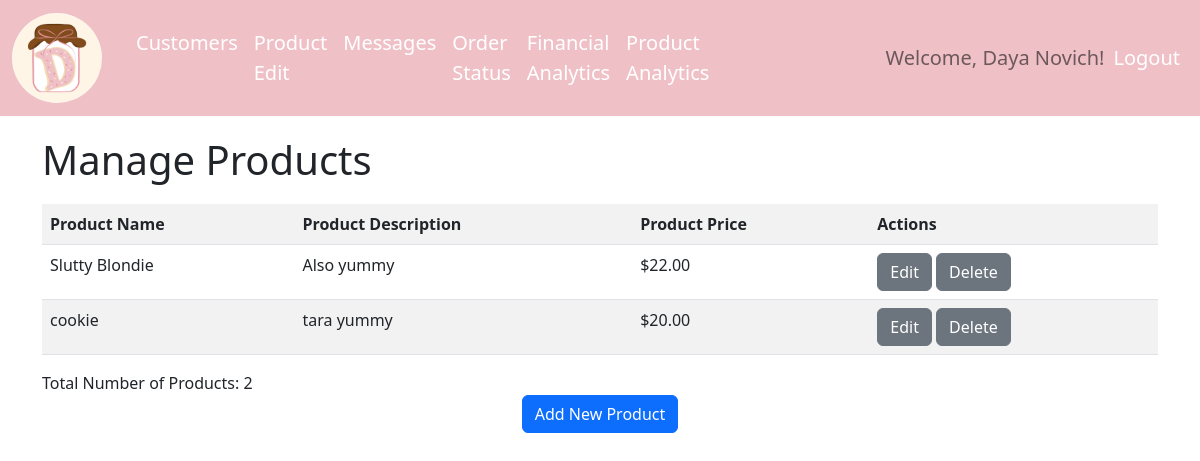
Page /product/edit (signed in) on the earlier database version.
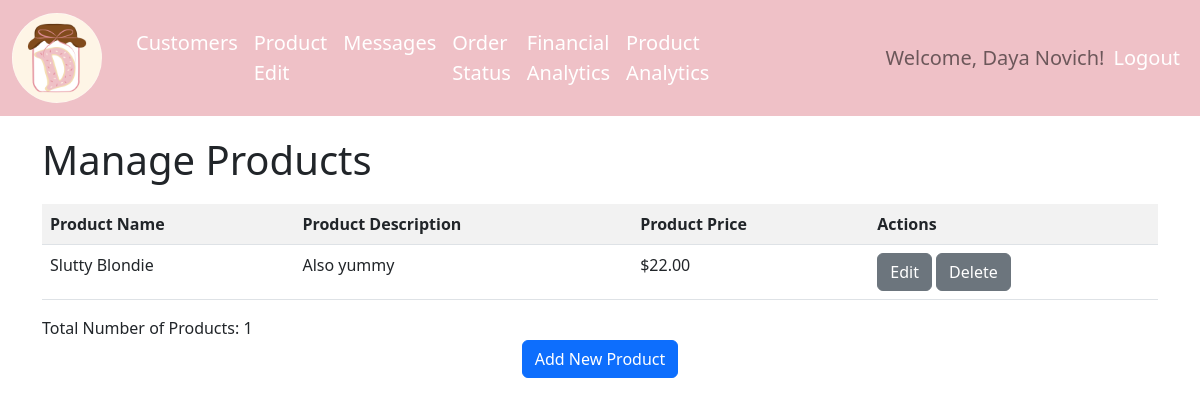
Same page on the later database version.
### models.py (models this page shows, shortened)
class Product(db.Model):
    __tablename__ = 'product'
    product_id = db.Column(db.Integer, primary_key=True, autoincrement=True)
    category_id = db.Column(db.Integer, db.ForeignKey('product_category.category_id'))
    product_name = db.Column(db.String(100), nullable=False)
    product_description = db.Column(db.Text)
    product_image = db.Column(db.String(100))
    product_price = db.Column(db.Float, nullable=False)

### app.py (the view)
@app.route('/product/edit')
@login_required
@role_required(['MANAGER'])
def product_edit():
    products = Product.query.order_by(Product.product_name).all()
    return render_template('product-edit.html', products=products)

### app.py (called while the page is built)
@login_manager.user_loader
def load_user(user_id):
    return User.query.get(int(user_id))

### authorize.py (called while the page is built)
def role_required(roles):
    def decorator(func):
        @wraps(func)
        def wrapper(*args, **kwargs):
            if current_user and current_user.role in roles:
                pass
            else:
                flash('You do not have permission to access this function.', 'error')
                return render_template('access_denied.html')
            if callable(getattr(current_app, "ensure_sync", None)):
                return current_app.ensure_sync(func)(*args, **kwargs)
            return func(*args, *kwargs)
        return wrapper
    return decorator

### template/product-edit.html (shortened to what this page needs)
{% extends "base.html" %}
{% block page_head %}
    Manage Products
{% endblock %}
{% block page_content %}
    <div class="row">
    <div class="col">
    <table class="table table-striped">
        <tr>
            <th>Product Name</th>
            <th>Product Description</th>
            <th>Product Price</th>
            <th>Actions</th>
        </tr>
        {% for each_product in products %}
        <tr>
            <td>{{ each_product['product_name'] }}</td>
            <td>{{ each_product['product_description'] }}</td>
            <td>{{ "$%.2f"|format(each_product['product_price']) }}</td>
            <td>
                <a href="{{ url_for('product_update', product_id=each_product['product_id']) }}" class="btn btn-secondary" role="button">Edit</a>
                <a href="{{ url_for('product_delete', product_id=each_product['product_id']) }}" class="btn btn-secondary" role="button">Delete</a>
            </td>
        </tr>
        {% endfor %}
    </table>
    </div>
    </div>
    <div class="row">
        <div class="col">
            Total Number of Products: {{ products|length }}
        </div>
    </div>
    <div class="row">
        <div class="col text-center">
             <a href="{{ url_for('product_add') }}" class="btn btn-primary" role="button">Add New Product</a>
        </div>
    </div>
{% endblock %}

Differences in the rows shown:
removed Product: product_name "cookie", product_description "tara yummy", product_price "$20.00"
Other differences:
{{ products|length }}: "2" → "1"
